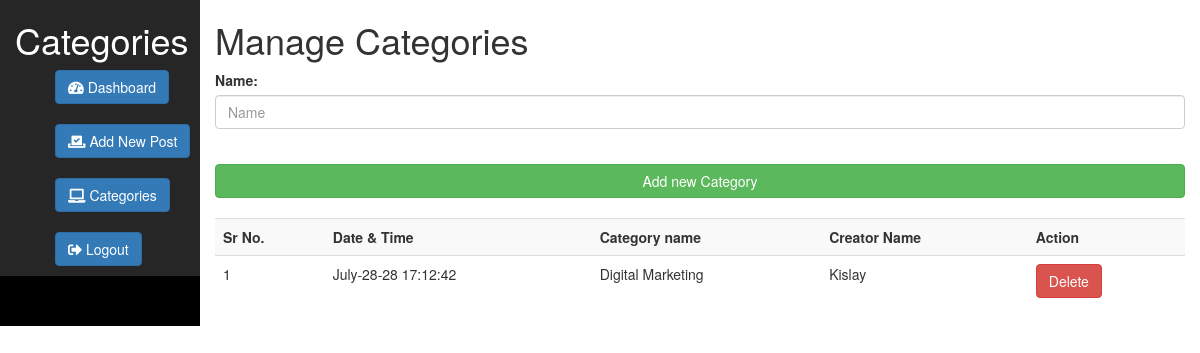
/categories.php, run on the app's committed database.
### tables this page shows
CREATE TABLE `category` (
  `id` int(10) NOT NULL,
  `datetime` varchar(50) NOT NULL,
  `name` varchar(100) NOT NULL,
  `creatorname` varchar(200) NOT NULL
);

### categories.php (the view, shortened to what this page needs)
<!DOCTYPE html>
<html>
<head>
	<link rel="stylesheet" type="text/css" href="css/bootstrap.min.css">
	<link rel="stylesheet" href="https://use.fontawesome.com/releases/v5.8.1/css/all.css">
</head>
<body>
	<div class="container-fluid" style="background-color:black;">
	<div class="row">
				<div class="col-sm-2" style="background-color:#262626;color:#fff;">
				<h1>Categories</h1>
				<?php require_once("include/sidebar.php");  ?>
			</div>
	<div class="col-sm-10" style="background-color: #FFFFFF;">
		<h1>Manage Categories</h1>
<div>
	<form action="categories.php" method="post">
	<fieldset>
		<div class="form-group">
		<label for="categoryname">Name:</label>
		<input class="form-control" type="text" name="Category" id="categoryname" placeholder="Name">
	</div>
	<br>
	<input class="btn btn-success btn-block" type="Submit" name="Submit" value="Add new Category">
	</fieldset>
	<br>
</form>
</div>
<div class="table-responsive">
	<table class="table table-striped table-hover">
		<tr>
			<th>Sr No.</th>
			<th>Date &  Time</th>
			<th>Category name</th>
			<th>Creator Name</th>
			<th>Action</th>
		</tr>
<?php
global $connectingDB;
$ViewQuery="SELECT * FROM category ORDER BY datetime desc";
$Execute=mysqli_query($connectingDB,$ViewQuery);
$SrNo=0;
while ($DataRows=mysqli_fetch_array($Execute)) {
	$Id=$DataRows["id"];
	$DataTime=$DataRows["datetime"];
	$CategoryName=$DataRows["name"];
	$CreatorName=$DataRows["creatorname"];
	$SrNo++;
?>
<tr>
	<td><?php echo "$SrNo"; ?></td>
	<td><?php echo "$DataTime"; ?></td>
	<td><?php echo "$CategoryName"; ?></td>
	<td><?php echo "$CreatorName"; ?></td>
	<td><a href="DeleteCategory.php?id=<?php echo $Id;?>">
		<span class="btn btn-danger">Delete</span>
		</a>
	</td>
</tr>
	<?php } ?>
	</table>
</div>
	</div>
</div>
</div>
</body>
</html>

### data on the page
category: datetime "July-28-28 17:12:42", name "Digital Marketing", creatorname "Kislay"
